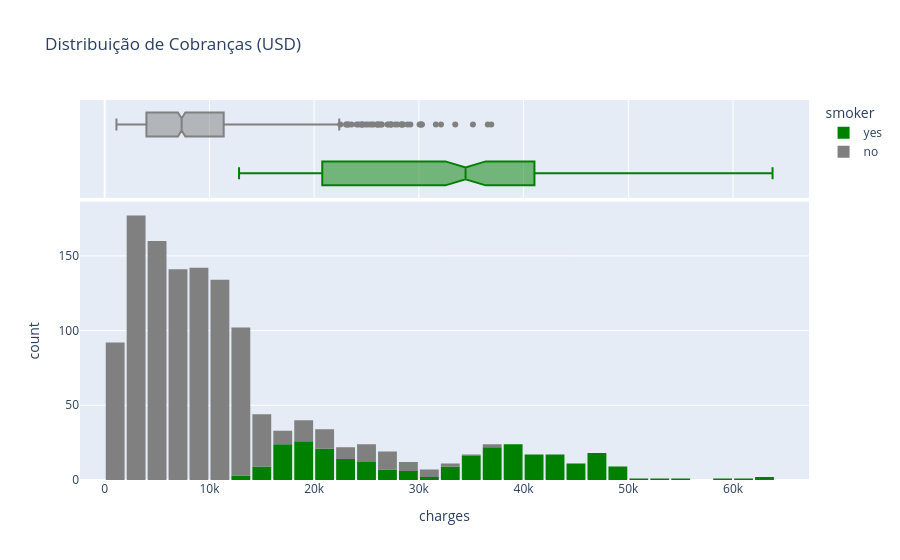

The cell this chart's notebook holds for it:
### Code cell
fig = px.histogram(df,
                   x='charges',
                   marginal='box',
                   color='smoker',
                   color_discrete_sequence=['green','grey'],
                   nbins=47,
                   title='Distribuição de Cobranças (USD)')
fig.update_layout(bargap=0.1)
fig.show()

### Figure 1 — Plotly figure (JSON) as saved in the notebook; plotly's stock layout.template omitted (floating-point values rounded to 4 significant figures; data arrays with more than 128 entries replaced by an {"elided": "..."} marker saying what was removed)
{"data": [{"bingroup": "x", "hovertemplate": "smoker=yes<br>charges=%{x}<br>count=%{y}<extra></extra>", "legendgroup": "yes", "marker": {"color": "green", "pattern": {"shape": ""}}, "name": "yes", "nbinsx": 47, "orientation": "v", "showlegend": true, "type": "histogram", "x": {"elided": "274 float values"}, "xaxis": "x", "yaxis": "y"}, {"hovertemplate": "smoker=yes<br>charges=%{x}<extra></extra>", "legendgroup": "yes", "marker": {"color": "green"}, "name": "yes", "notched": true, "showlegend": false, "type": "box", "x": {"elided": "274 float values"}, "xaxis": "x2", "yaxis": "y2"}, {"bingroup": "x", "hovertemplate": "smoker=no<br>charges=%{x}<br>count=%{y}<extra></extra>", "legendgroup": "no", "marker": {"color": "grey", "pattern": {"shape": ""}}, "name": "no", "nbinsx": 47, "orientation": "v", "showlegend": true, "type": "histogram", "x": {"elided": "1064 float values"}, "xaxis": "x", "yaxis": "y"}, {"hovertemplate": "smoker=no<br>charges=%{x}<extra></extra>", "legendgroup": "no", "marker": {"color": "grey"}, "name": "no", "notched": true, "showlegend": false, "type": "box", "x": {"elided": "1064 float values"}, "xaxis": "x2", "yaxis": "y2"}], "layout": {"bargap": 0.1, "barmode": "relative", "legend": {"title": {"text": "smoker"}, "tracegroupgap": 0}, "title": {"text": "Distribuição de Cobranças (USD)"}, "xaxis": {"anchor": "y", "domain": [0, 1], "title": {"text": "charges"}}, "xaxis2": {"anchor": "y2", "domain": [0, 1], "matches": "x", "showgrid": true, "showticklabels": false}, "yaxis": {"anchor": "x", "domain": [0, 0.7326], "title": {"text": "count"}}, "yaxis2": {"anchor": "x2", "domain": [0.7426, 1], "matches": "y2", "showgrid": false, "showline": false, "showticklabels": false, "ticks": ""}}}
